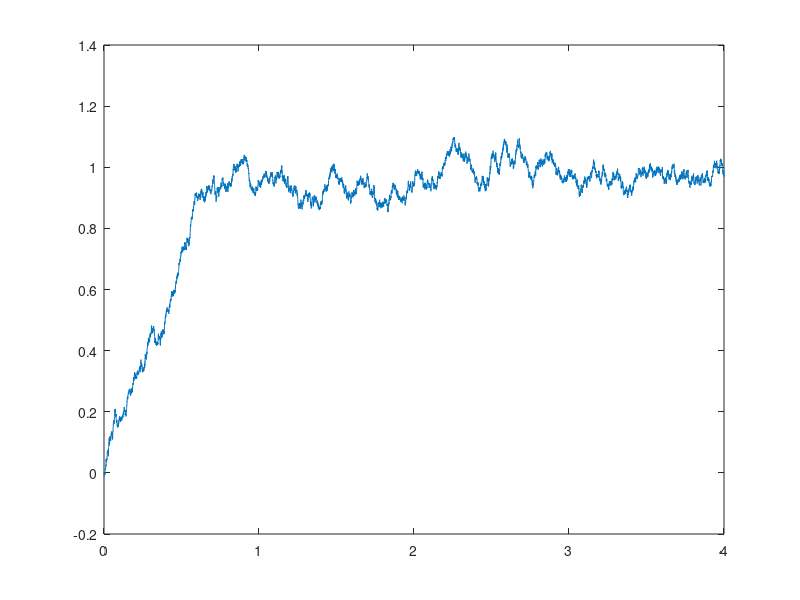

Write the MATLAB code that produced this figure.
%ou_timechange_ex.m
T=4; % final time
N=10^4; % number of steps
theta=2;mu=1;sig=0.2; % parameters
x=nan(N,1); x(1)=0;     % initial point 
h=T/(N-1); % step size
t=0:h:T;   % time
% code the right-hand side of the updating formula
f=@(z,x)(exp(-theta*h)*x+sig*sqrt((1-exp(-2*h*theta))/(2*theta))*z);
for i=2:N
     x(i)=f(randn,x(i-1));   
end
x=x+mu*(1-exp(-theta*t'));
plot(t,x)
